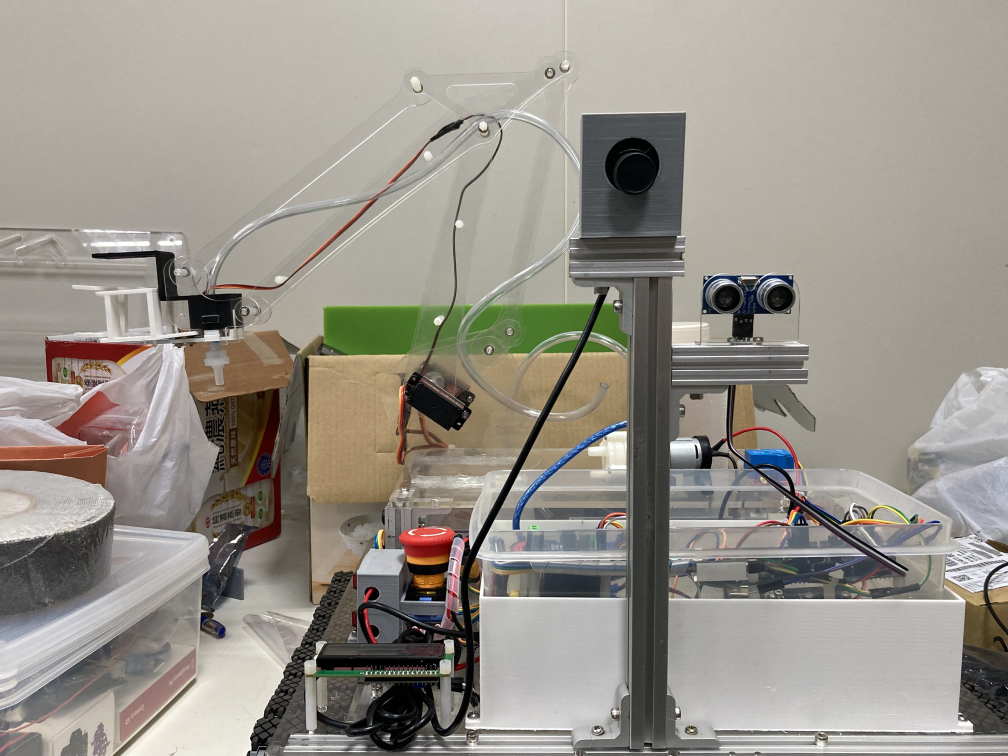
#> input picture assets/images/front_side_v1_01.jpg, 4032 x 3024 px, given in place of the camera (shown at 1/4 size)
$ python color_picker.py
#> lines starting #> are read from the running program, lines starting #| are printed output that depends on the picture; after the words box and inside, x2 and y2 are one past the last pixel; in counts of white or black regions, pixels touching at a corner belong together
import cv2
import numpy as np

# Configue the frame of video stream
cap = cv2.VideoCapture(1)

# Creating a window for the threshold picker
cv2.namedWindow('Color Picker')
cv2.resizeWindow('Color Picker', 640, 240)

# Create the tracker bar
# Hue has range only on 0 to 179 in OpenCV
# Saturation and Value are range between 0 to 255
cv2.createTrackbar('MIN H', 'Color Picker', 0, 179, lambda x:x)
cv2.createTrackbar('MAX H', 'Color Picker', 169, 179, lambda x:x)
cv2.createTrackbar('MIN S', 'Color Picker', 0, 255, lambda x:x)
cv2.createTrackbar('MAX S', 'Color Picker', 255, 255, lambda x:x)
cv2.createTrackbar('MIN V', 'Color Picker', 0, 255, lambda x:x)
cv2.createTrackbar('MAX V', 'Color Picker', 255, 255, lambda x:x)

while True:
    ret, frame = cap.read()
#> frame is the input picture: shape (3024, 4032, 3); mean B, G, R 138.1, 146.6, 151.4
    hsv = cv2.cvtColor(frame, cv2.COLOR_BGR2HSV)
#> hsv: shape (3024, 4032, 3); mean H, S, V 34.1, 32.4, 153.1

    # Got the tracker bar pose and value
    MIN_H = cv2.getTrackbarPos('MIN H', 'Color Picker')
    MAX_H = cv2.getTrackbarPos('MAX H', 'Color Picker')
    MIN_S = cv2.getTrackbarPos('MIN S', 'Color Picker')
    MAX_S = cv2.getTrackbarPos('MAX S', 'Color Picker')
    MIN_V = cv2.getTrackbarPos('MIN V', 'Color Picker')
    MAX_V = cv2.getTrackbarPos('MAX V', 'Color Picker')

    # The lower and upper range limit for the color space we need
    lower = np.array([MIN_H, MIN_S, MIN_V])
    upper = np.array([MAX_H, MAX_S, MAX_V])
    mask = cv2.inRange(hsv, lower, upper)
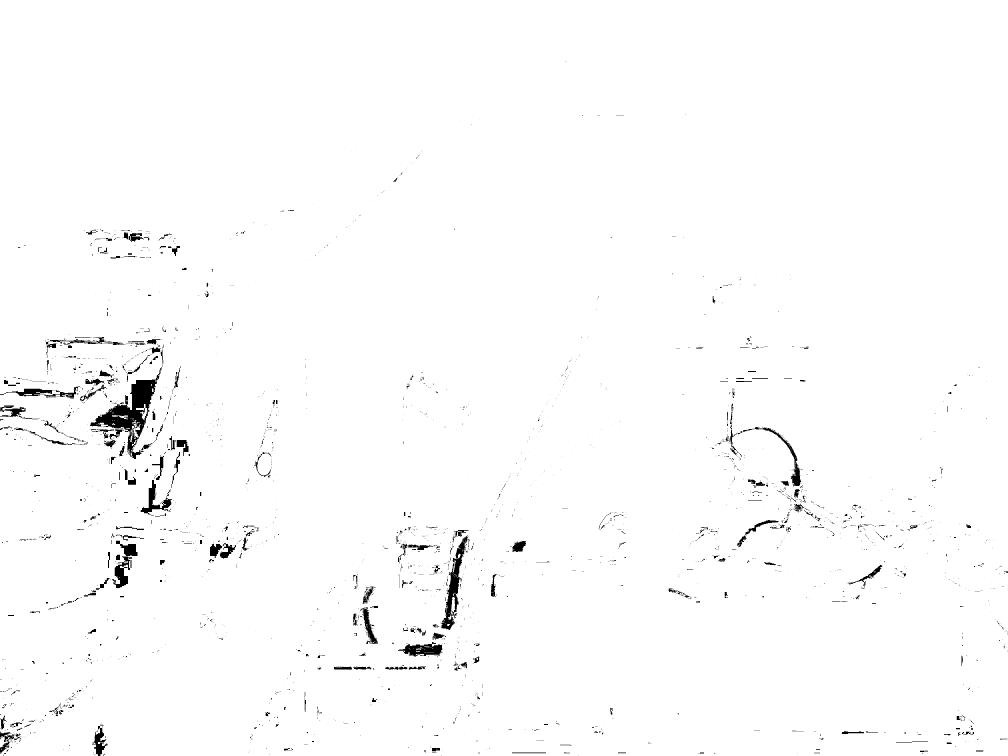
#> mask: shape (3024, 4032) (shown at 1/4 size); 98.7% white; 3369 black regions (2788 under 20 px), largest, box (x1, y1, x2, y2) and area: (360, 1472, 643, 1836) 26060, (1762, 2144, 1872, 2520) 10951, (1592, 2568, 1770, 2626) 5691

    result = cv2.bitwise_and(frame, frame, mask=mask)
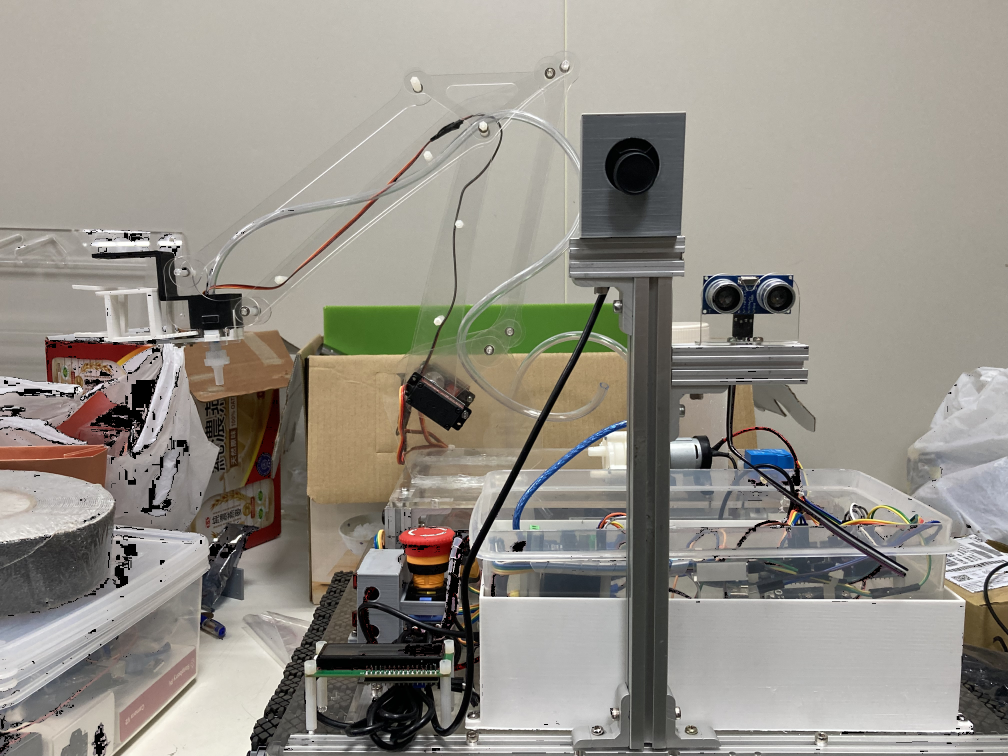
#> result: shape (3024, 4032, 3) (shown at 1/4 size); mean B, G, R 136.4, 145, 149.5
    mask = cv2.cvtColor(mask, cv2.COLOR_GRAY2BGR)
    HStack = np.hstack([frame, mask, result])

    cv2.imshow('Horizontal Stack', HStack)
    if cv2.waitKey(1) & 0xFF == ord('q'):
#> (key q is pressed here)
        break

cap.release()
cv2.destroyAllWindows()

$ run again, on assets/images/front_side_v2_01.JPG
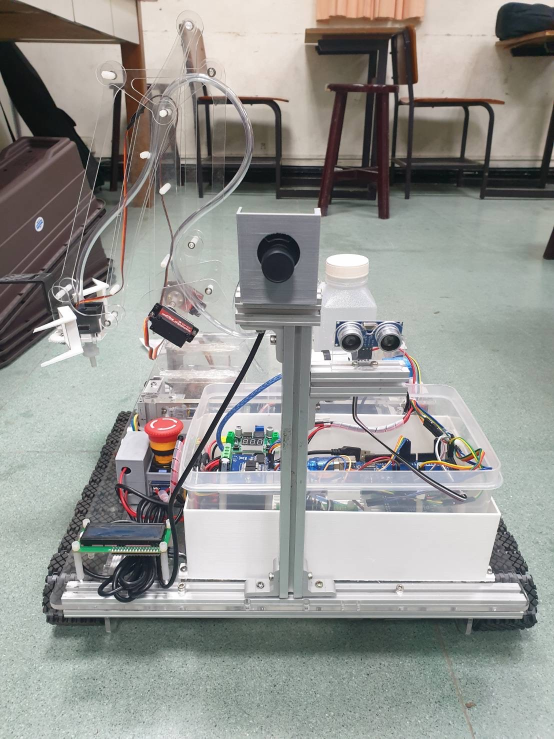
#> input picture assets/images/front_side_v2_01.JPG, 1108 x 1477 px, given in place of the camera (shown at 1/2 size)
#> frame is the input picture: shape (1477, 1108, 3); mean B, G, R 145.2, 149, 148.6
#> hsv: shape (1477, 1108, 3); mean H, S, V 70.7, 26.6, 154.6
#> `mask = cv2.inRange(hsv, lower, upper)`:
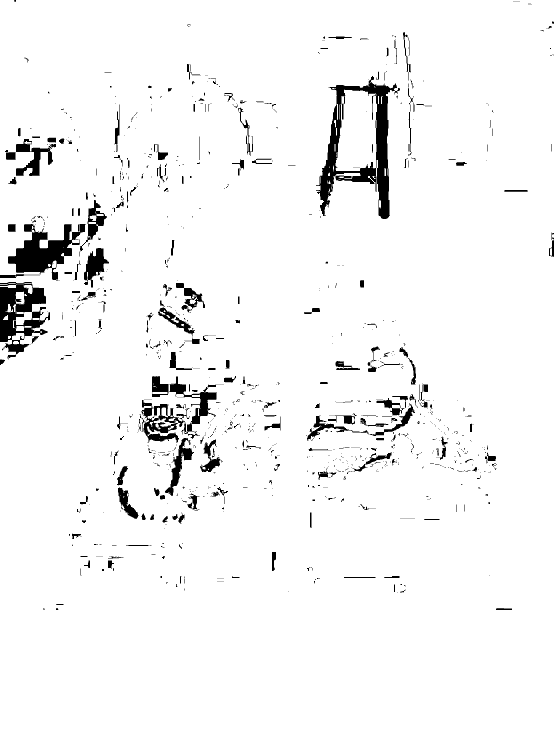
#> mask: shape (1477, 1108) (shown at 1/2 size); 95.7% white; 1169 black regions (949 under 20 px), largest, box (x1, y1, x2, y2) and area: (632, 152, 794, 438) 13080, (0, 564, 100, 719) 7666, (16, 448, 172, 561) 7545
#> `HStack = np.hstack([frame, mask, result])`:
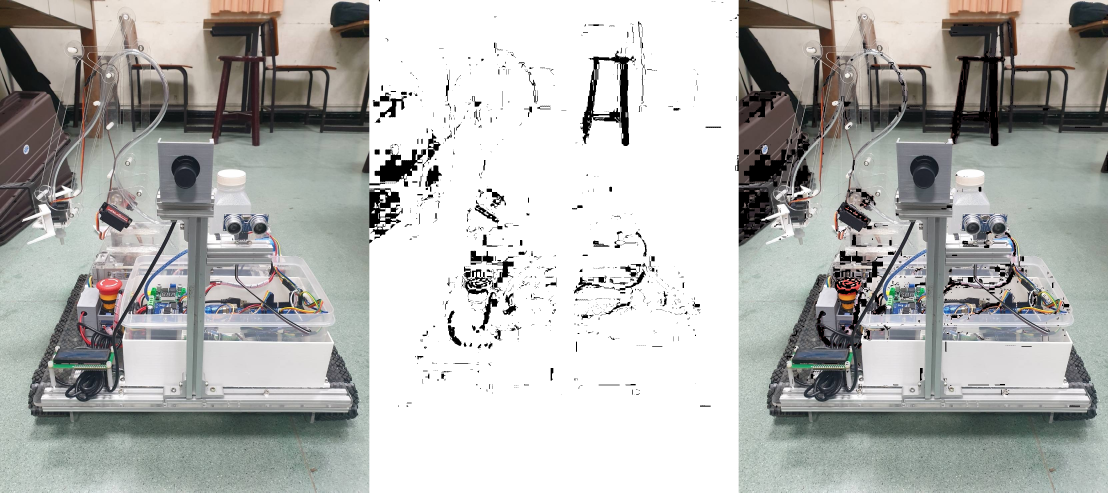
#> HStack: shape (1477, 3324, 3) (shown at 1/3 size); mean B, G, R 176.8, 179.4, 178.8

$ run again, on assets/images/left_side_v2_01.jpg
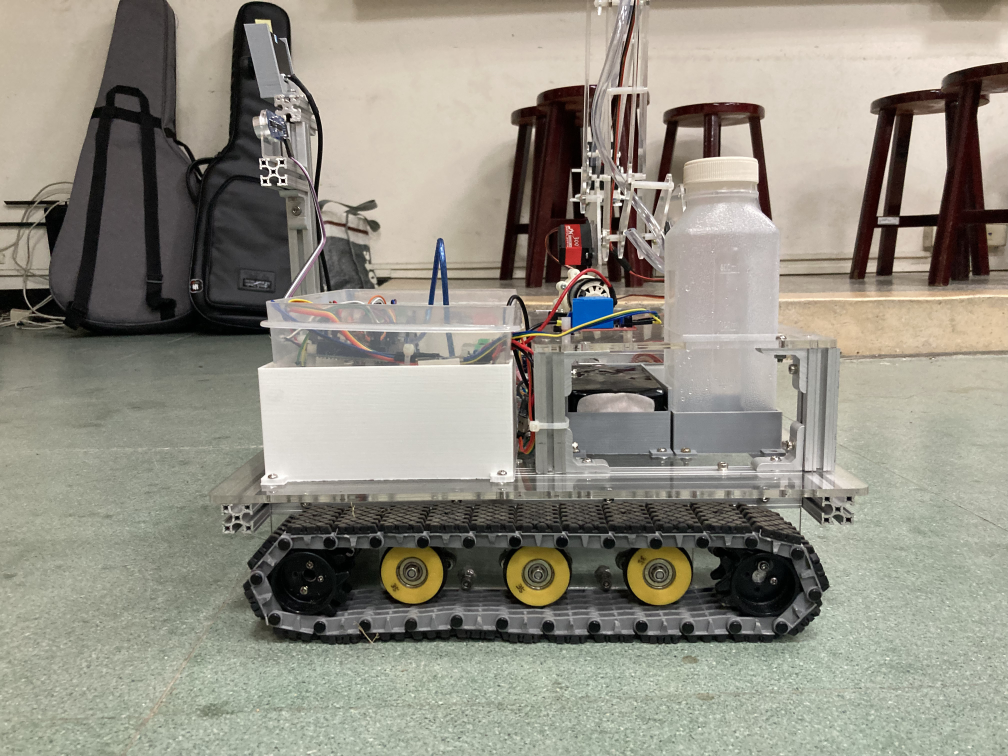
#> input picture assets/images/left_side_v2_01.jpg, 4032 x 3024 px, given in place of the camera (shown at 1/4 size)
#> frame is the input picture: shape (3024, 4032, 3); mean B, G, R 131.4, 142.9, 146.2
#> hsv: shape (3024, 4032, 3); mean H, S, V 34.8, 38.4, 148.9
#> `mask = cv2.inRange(hsv, lower, upper)`:
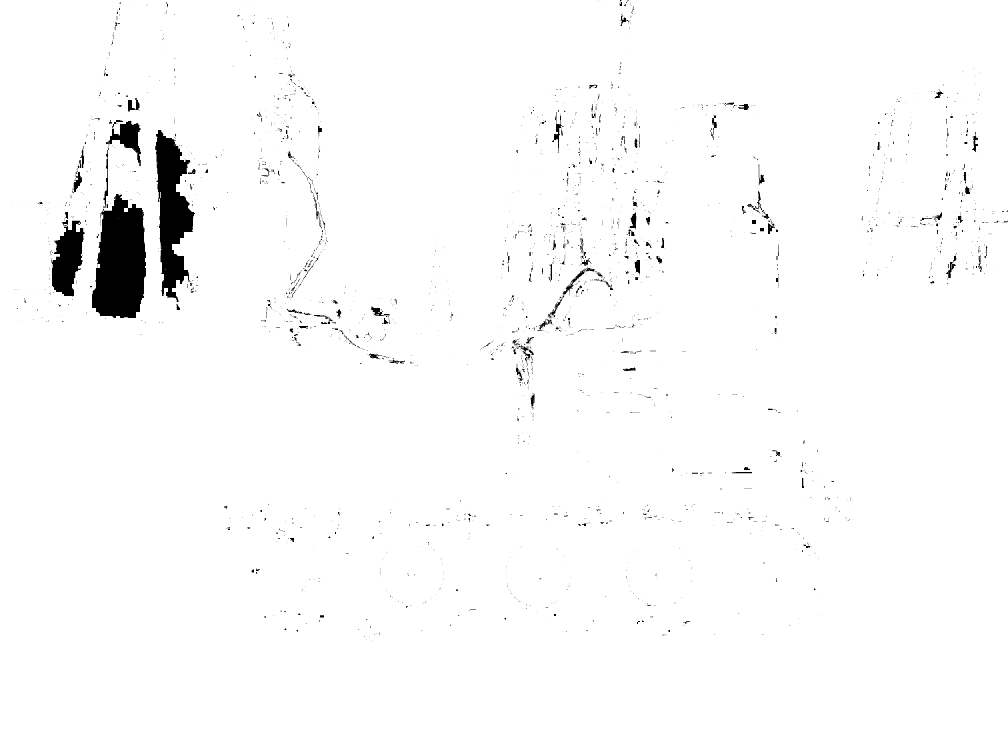
#> mask: shape (3024, 4032) (shown at 1/4 size); 98% white; 3168 black regions (2615 under 20 px), largest, box (x1, y1, x2, y2) and area: (368, 776, 584, 1272) 81403, (621, 520, 781, 1208) 59588, (204, 883, 340, 1186) 25235
#> `result = cv2.bitwise_and(frame, frame, mask=mask)`:
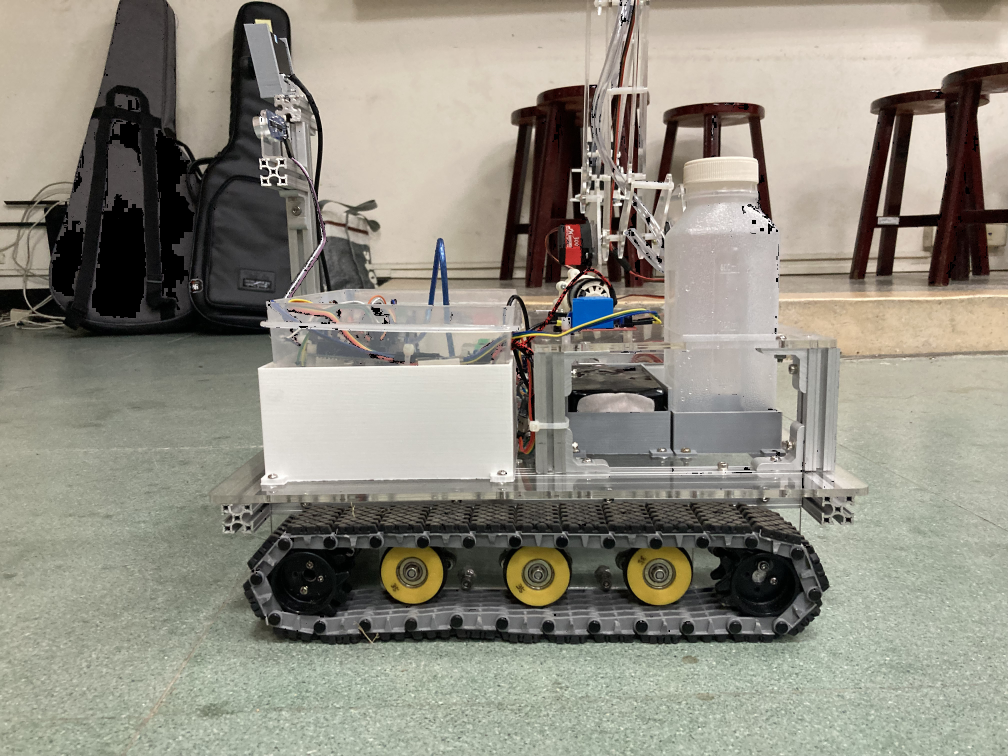
#> result: shape (3024, 4032, 3) (shown at 1/4 size); mean B, G, R 129.9, 141.4, 144.6

$ run again, on assets/images/left_side_v2_02.jpg
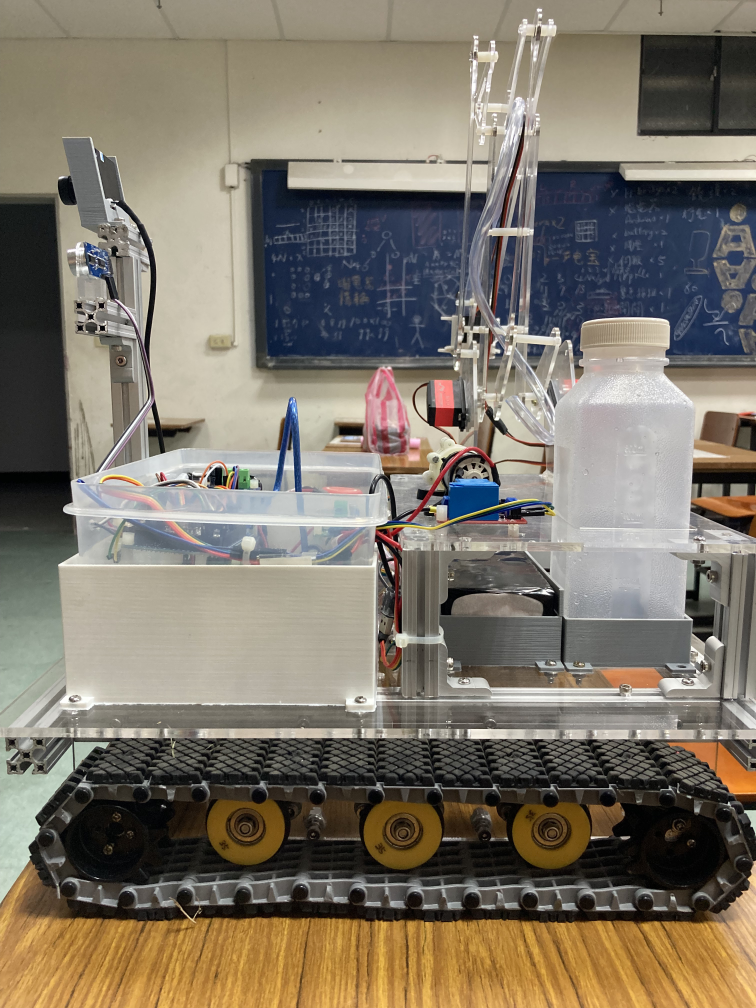
#> input picture assets/images/left_side_v2_02.jpg, 3024 x 4032 px, given in place of the camera (shown at 1/4 size)
#> frame is the input picture: shape (4032, 3024, 3); mean B, G, R 105.1, 118.4, 126.4
#> hsv: shape (4032, 3024, 3); mean H, S, V 40.6, 63.4, 130.8
#> `mask = cv2.inRange(hsv, lower, upper)`:
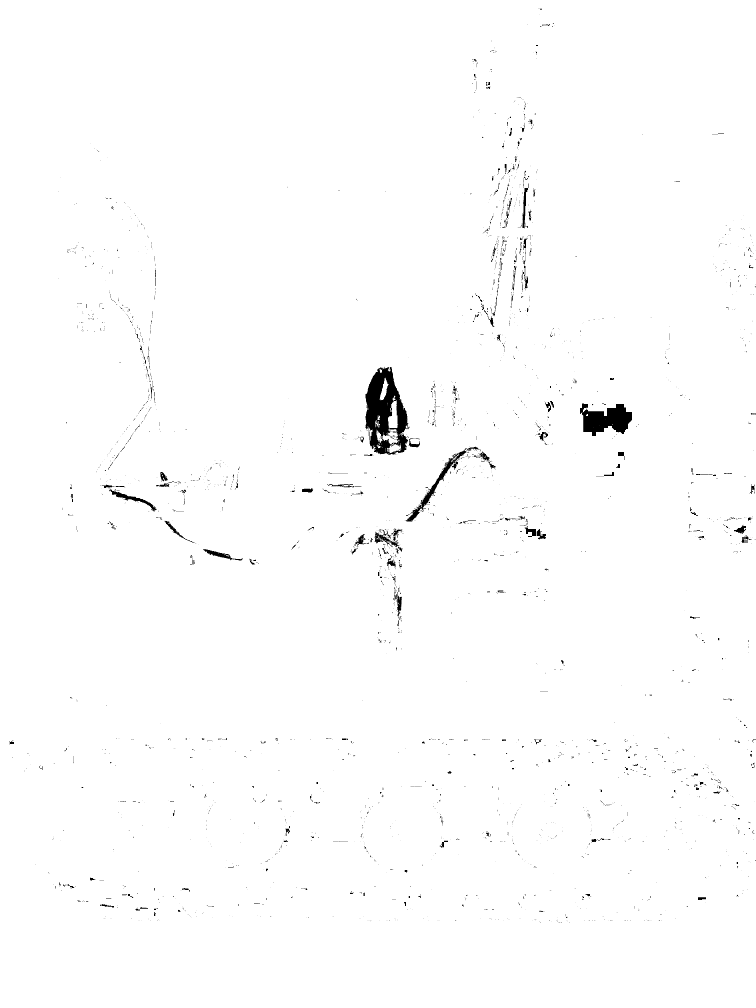
#> mask: shape (4032, 3024) (shown at 1/4 size); 99% white; 3454 black regions (2990 under 20 px), largest, box (x1, y1, x2, y2) and area: (1462, 1467, 1639, 1820) 34476, (2320, 1614, 2528, 1744) 16875, (1621, 1792, 1869, 2086) 6624
